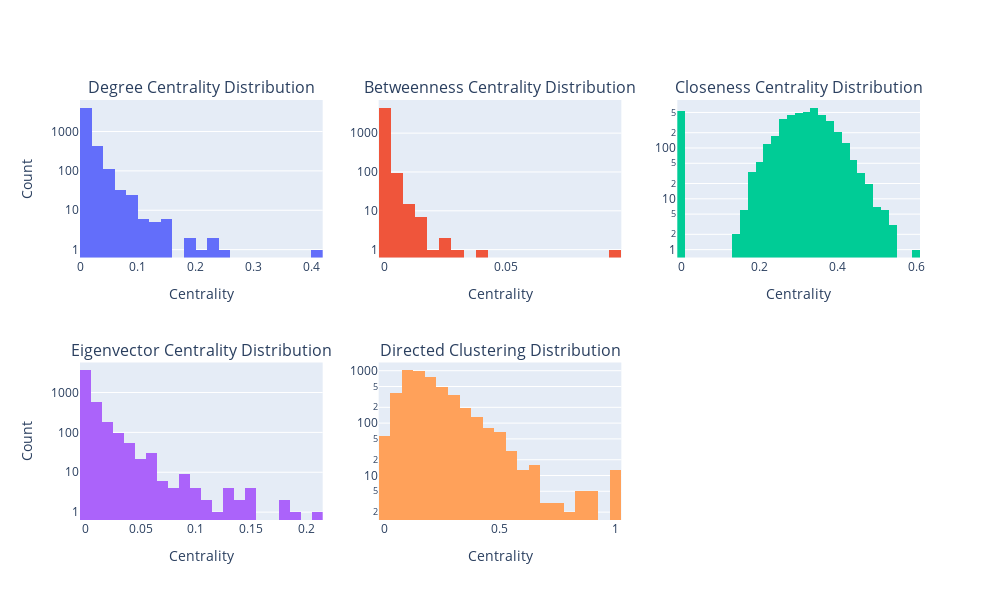

Write notebook code for a chart like this one.
### Code cell
import plotly.graph_objects as go
from plotly.subplots import make_subplots

# Create subplots with 2 rows and 3 columns
fig = make_subplots(rows=2, cols=3, subplot_titles=(
    'Degree Centrality Distribution', 
    'Betweenness Centrality Distribution', 
    'Closeness Centrality Distribution',
    'Eigenvector Centrality Distribution',
    'Directed Clustering Distribution'
))


# Define your data here
centrality_df_links = centrality_df_links # Your data for centrality
directed_clustering_values = directed_clustering_values # Your data for clustering coefficient


# Add histograms to the subplots
fig.add_trace(go.Histogram(x=centrality_df_links['Degree Centrality'], nbinsx=30), row=1, col=1)
fig.add_trace(go.Histogram(x=centrality_df_links['Betweenness Centrality'], nbinsx=30), row=1, col=2)
fig.add_trace(go.Histogram(x=centrality_df_links['Closeness Centrality'], nbinsx=30), row=1, col=3)
fig.add_trace(go.Histogram(x=centrality_df_links['Eigenvector Centrality'], nbinsx=30), row=2, col=1)
fig.add_trace(go.Histogram(x=directed_clustering_values, nbinsx=30), row=2, col=2)

# Hide the empty subplot
fig.update_layout(showlegend=False)

# Set the axis to log type where needed
# Note that for log scale on the x-axis in histograms, you'll need to use histnorm='log' in the go.Histogram
# The below example shows how to set the y-axis to log type
fig.update_yaxes(type='log', row=1, col=1)
fig.update_yaxes(type='log', row=1, col=2)
fig.update_yaxes(type='log', row=1, col=3)
fig.update_yaxes(type='log', row=2, col=1)
fig.update_yaxes(type='log', row=2, col=2)

# Update layout to add titles and labels
# Here's an example for the first subplot
fig.update_xaxes(title_text='Centrality')
fig.update_yaxes(title_text='Count', row=1, col=1)
fig.update_yaxes(title_text='Count', row=2, col=1)


# Repeat the above two lines to set titles and labels for all other subplots

# Adjust layout to prevent overlap and set the size of the overall figure
fig.update_layout(height=600, width=1000)

# Show the figure
fig.show()

import plotly.offline
plotly.offline.plot(fig, filename='interactive_plots.html')

### Figure 1 — Plotly figure (JSON) as saved in the notebook; plotly's stock layout.template omitted (floating-point values rounded to 4 significant figures; data arrays with more than 128 entries replaced by an {"elided": "..."} marker saying what was removed)
{"data": [{"nbinsx": 30, "type": "histogram", "x": {"elided": "4594 float values"}, "xaxis": "x", "yaxis": "y"}, {"nbinsx": 30, "type": "histogram", "x": {"elided": "4594 float values"}, "xaxis": "x2", "yaxis": "y2"}, {"nbinsx": 30, "type": "histogram", "x": {"elided": "4594 float values"}, "xaxis": "x3", "yaxis": "y3"}, {"nbinsx": 30, "type": "histogram", "x": {"elided": "4594 float values"}, "xaxis": "x4", "yaxis": "y4"}, {"nbinsx": 30, "type": "histogram", "x": {"elided": "4594 float values"}, "xaxis": "x5", "yaxis": "y5"}], "layout": {"annotations": [{"font": {"size": 16}, "showarrow": false, "text": "Degree Centrality Distribution", "x": 0.1444, "xanchor": "center", "xref": "paper", "y": 1, "yanchor": "bottom", "yref": "paper"}, {"font": {"size": 16}, "showarrow": false, "text": "Betweenness Centrality Distribution", "x": 0.5, "xanchor": "center", "xref": "paper", "y": 1, "yanchor": "bottom", "yref": "paper"}, {"font": {"size": 16}, "showarrow": false, "text": "Closeness Centrality Distribution", "x": 0.8556, "xanchor": "center", "xref": "paper", "y": 1, "yanchor": "bottom", "yref": "paper"}, {"font": {"size": 16}, "showarrow": false, "text": "Eigenvector Centrality Distribution", "x": 0.1444, "xanchor": "center", "xref": "paper", "y": 0.375, "yanchor": "bottom", "yref": "paper"}, {"font": {"size": 16}, "showarrow": false, "text": "Directed Clustering Distribution", "x": 0.5, "xanchor": "center", "xref": "paper", "y": 0.375, "yanchor": "bottom", "yref": "paper"}], "height": 600, "showlegend": false, "width": 1000, "xaxis": {"anchor": "y", "autorange": true, "domain": [0, 0.2889], "range": [1.908e-17, 0.42], "title": {"text": "Centrality"}, "type": "linear"}, "xaxis2": {"anchor": "y2", "autorange": true, "domain": [0.3556, 0.6444], "range": [-0.0025, 0.0975], "title": {"text": "Centrality"}, "type": "linear"}, "xaxis3": {"anchor": "y3", "autorange": true, "domain": [0.7111, 1], "range": [-0.01, 0.61], "title": {"text": "Centrality"}, "type": "linear"}, "xaxis4": {"anchor": "y4", "autorange": true, "domain": [0, 0.2889], "range": [-0.005, 0.215], "title": {"text": "Centrality"}, "type": "linear"}, "xaxis5": {"anchor": "y5", "autorange": true, "domain": [0.3556, 0.6444], "range": [-0.025, 1.025], "title": {"text": "Centrality"}, "type": "linear"}, "xaxis6": {"anchor": "y6", "domain": [0.7111, 1], "title": {"text": "Centrality"}}, "yaxis": {"anchor": "x", "autorange": true, "domain": [0.625, 1], "range": [-0.2, 3.8], "title": {"text": "Count"}, "type": "log"}, "yaxis2": {"anchor": "x2", "autorange": true, "domain": [0.625, 1], "range": [-0.2028, 3.853], "type": "log"}, "yaxis3": {"anchor": "x3", "autorange": true, "domain": [0.625, 1], "range": [-0.155, 2.945], "type": "log"}, "yaxis4": {"anchor": "x4", "autorange": true, "domain": [0, 0.375], "range": [-0.1975, 3.753], "title": {"text": "Count"}, "type": "log"}, "yaxis5": {"anchor": "x5", "autorange": true, "domain": [0, 0.375], "range": [0.1507, 3.157], "type": "log"}, "yaxis6": {"anchor": "x6", "domain": [0, 0.375]}}}
